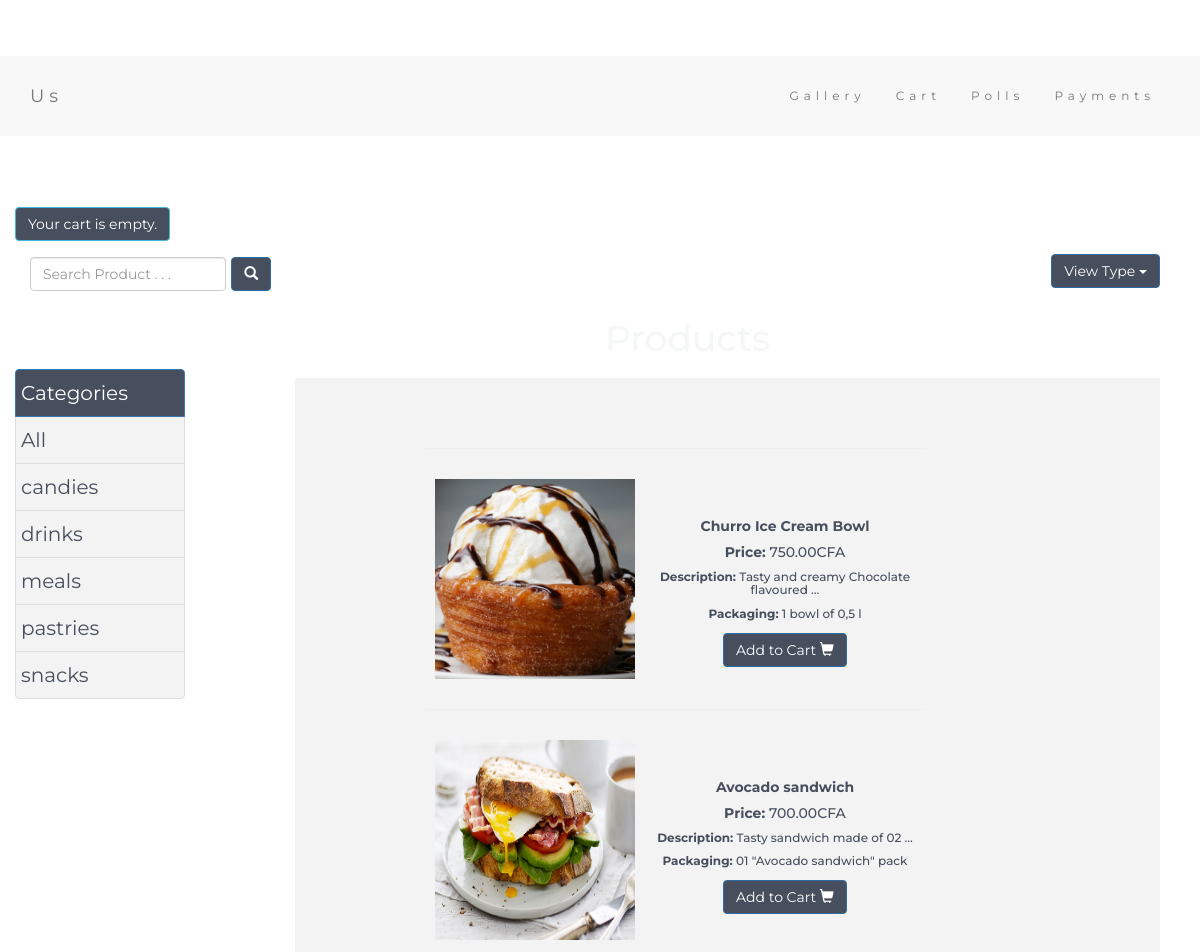
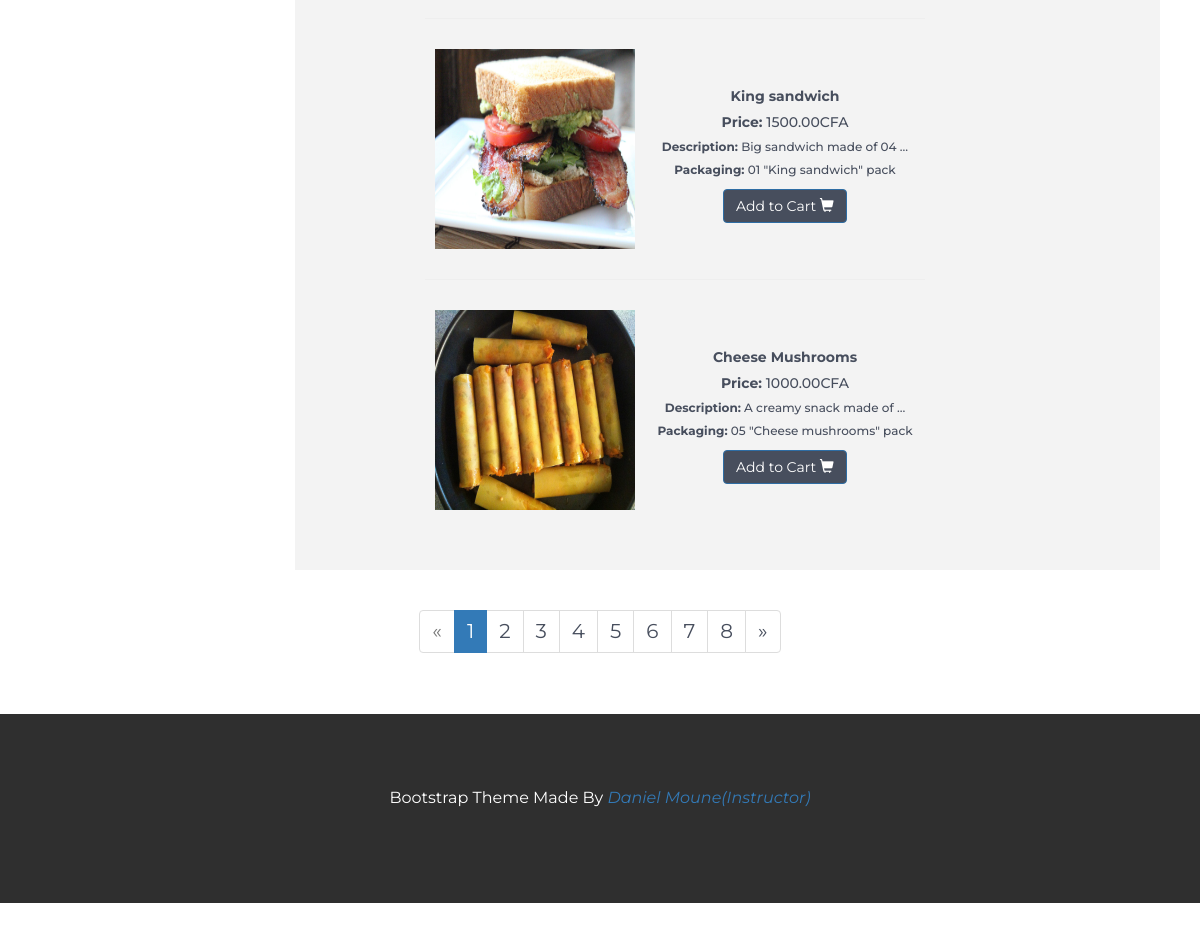
The app's page /gallery/product/DetailView/ with its own data (2 pictures, top to bottom).
### gallery/models.py (models this page shows, shortened)
class Category(models.Model):
    name = models.CharField(max_length=1024, null=False, unique=True, db_index=True)
    slug = models.SlugField(null=True, db_index=True, unique=True)
    created = models.DateTimeField(auto_now_add=True, editable=False)
    last_updated = models.DateTimeField(auto_now=True, editable=False)
    views = models.IntegerField(default=0)
    image = models.ImageField(upload_to= 'category/', max_length=1024,
        default = 'no-img.jpg')
    class Meta:
        ordering = ('-created', 'name')
        verbose_name = 'category'
        verbose_name_plural = 'categories'
    def get_absolute_url(self):
        return reverse('gallery:category_detail', args=(self.slug,))

class Product(models.Model):
    designation = models.CharField(max_length=1024, null=False, db_index=True, unique=True)
    slug = models.SlugField(null=True, db_index=True, unique=True)
    description = models.TextField(blank=False, null=False)
    packaging = models.CharField(max_length=4096, null=False)
    price = models.DecimalField(max_digits=10, decimal_places=2, default=Decimal('0.00'))
    created = models.DateTimeField(auto_now_add=True, editable=False)
    last_updated = models.DateTimeField(auto_now=True, editable=False)
    views = models.IntegerField(default=0)
    image = models.ImageField(upload_to= 'product/', max_length=1024,
        default = 'no-img.jpg')
    category = models.ForeignKey(Category, related_name= 'product', on_delete=models.CASCADE)
    class Meta:
        ordering = ('-created', 'designation')
        index_together = (('id', 'slug'),)
    @property
    def image_url(self):
        if self.image and hasattr(self.image, 'url'):
            return self.image.url
    def get_absolute_url(self):
        return reverse('gallery:product_detail', args=(self.slug,))

### gallery/views.py (the view)
def DetailView(request, category_slug=None):
    category = None
    categories = Category.objects.all()
    object_list = Product.objects.order_by('-created')
    page = request.GET.get('page', 1)
    paginator = Paginator(object_list, 4)
    try:
        object_list = paginator.page(page)
    except PageNotAnInteger:
        object_list = paginator.page(1)
    except EmptyPage:
        object_list = paginator.page(paginator.num_pages)
    if category_slug:
            category = get_object_or_404(Category, slug=category_slug)
            object_list = Product.objects.filter(category=category)
    return render(request,'gallery/product_detail_list.html',
                              {'category': category,
                               'categories': categories,
                               'object_list':object_list})

### cart/cart.py (called while the page is built)
      def __len__(self):
          return sum(item['quantity'] for item in self.cart.values())

### cart/context_processors.py (called while the page is built)
def cart(request):
    return {'cart': Cart(request)}

### gallery/templates/gallery/product_detail_list.html (shortened to what this page needs)
{% extends "base.html" %}
{% block content %}
{% include 'gallery/search.html' %}
{% include 'gallery/dropdown.html' %}
{% load static %}
   <div class = "paintt">
   <div class="col-sm-2 sidebar-offcanvas" id="sidebar">
          <div class="list-group">
              <div class="form-group">
               <ul class="list-group">
                <Li class ="list-group-item active" style = "background-color:#474E5D">Categories</li>
                <Li class ="list-group-item" class="selected"><a href="{% url 'product_list' %}" style = "color:#474E5D">All</a></li>
                    {% for c in categories %}
                <li {% if category.slug == c.slug %}class="selected" {% endif %} class="list-group-item">
                   <a href="{{ c.get_absolute_url }}" style = "color:#474E5D" >{{ c.name }}</a></li>
                    {% endfor %}
            </ul>
            </div>
          </div>
        </div>
        </div>
<div class="container">
    <div class = "row">
    <div class = "col-sm-10">
    <div class = "list">
    <h1 class="my-4 text-center text-lg-left">{% if category %}{{ category.name }}{% else %}Products{% endif %}</h1>
    <div class ="paint">
    <div class="row text-center text-lg-left">
        {% for object in object_list %}
        <div class="col-lg-8 col-md-10 col-sm-10 col-xs-12" style="margin-left: 80px;>
            <a href="{{object.get_absolute_url}}" class="d-block mb-4 h-100"><hr style = "color: black;">
                <img src = "{{object.image_url}}" style="width:220px;height:220px; "/>
            <div>
                <h5 class = "name" style = "margin-top: 70px;"><b>{{ object.designation }}</b></h5>
                <h5 class = "price"><b>Price:</b> {{ object.price}}CFA</h5>
                <h6 class = "price"><b>Description:</b>  {{ object.description|truncatewords:5}}</h6>
                <h6 class = "price"><b>Packaging:</b>  {{ object.packaging}}</h6>
                 <div class="btn-group btn-groupe_2">
                   <button type="button" class="btn btn-primary" style = "background-color:#474E5D">Add to Cart
                    <span class="glyphicon glyphicon-shopping-cart"></span>
                   </button>
                </div>
              </div>
        </div>
        {% endfor %}
        </div>
    </div>
    </div>
</div>
</div>
{% include 'gallery/pagination.html' %}
</div>
{% endblock %}

### gallery/templates/base.html (style rules this page uses)
body { font: 20px "Montserrat", sans-serif; line-height: 1.8; color: #f5f6f7; }
body { padding-top: 54px; margin-bottom: 100px; }

### gallery/templates/gallery/dropdown.html (style rules this page uses)
.price { color: #474E5D; }
.name { color: #474E5D; }

### gallery/templates/gallery/product_detail_list.html (style rules this page uses)
@media (min-width: 992px) { body { padding-top: 56px; } }
.price { color: #474E5D; }
.name { color: #474E5D; }
.list { float: right; position: relative; display: inline-block; }
#sidebar { margin-top : 70px; }
.paint { background-color :#F3F3F3; margin-left: 80px; padding: 50px; }
.paintt { height: 100%; }
.list-group-item { padding :5px; background-color :#F3F3F3 }
.list-group a { text-decoration: none; }
img { float: left; padding: 10px; }

### records on screen
Category: name "candies"
Category: name "drinks"
Category: name "meals"
Category: name "pastries"
Category: name "snacks"
Product: image_url (picture), designation "Churro Ice Cream Bowl", price "750.00", description "Tasty and creamy Chocolate flavoured …", packaging "1 bowl of 0,5 l"
Product: image_url (picture), designation "Avocado sandwich", price "700.00", description "Tasty sandwich made of 02 …", packaging "01 \"Avocado sandwich\" pack"
Product: image_url (picture), designation "King sandwich", price "1500.00", description "Big sandwich made of 04 …", packaging "01 \"King sandwich\" pack"
Product: image_url (picture), designation "Cheese Mushrooms", price "1000.00", description "A creamy snack made of …", packaging "05 \"Cheese mushrooms\" pack"

### other values on screen
{{ i }} "1"
{{ i }} "2" "3" "4" "5" "6" "7" "8"
